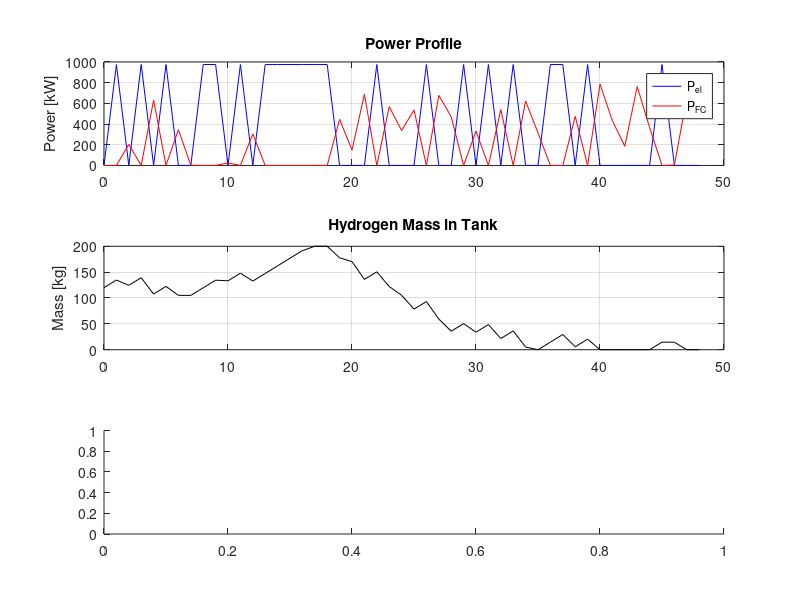

This figure's MATLAB source: (Note: this script raises an error after producing the figure.)
 % 2nd level HESS Model
 % Author: Aly Khedr 
 % Description: HESS model wihth detailed electrolyzer electrochmeical
 % model
clear; clc; close all;

%% --- Input Data ---
dt = 1;                      % Time step [hr]
T = 48;                      % Simulation time [hr]
time = 0:dt:T;

% Constants
F = 96485;                   % Faraday constant [C/mol]
R = 8.314;                   % Universal gas constant [J/mol/K]
T_el = 350;                  % Electrolyzer temperature [K]
LHV_H2 = 33.33;              % [kWh/kg]
H_H2_h = 39.4e6;             % High heating value [J/kg]
M_H2 = 0.002016;             % H2 molar mass [kg/mol]
Z = 1.1;                     %compressibility factor

% Electrolyzer parameters
V_el_r = 1.23;               % Reversible voltage [V]
beta_H2O = 1;                % Water activity
Omega_el = 0.2;              % Internal resistance [Ohm·cm^2]
sigma_p = 0.5; sigma_n = 0.5;% Transfer coefficients
ip = 1e-4; in_ = 1e-3;       % Exchange current densities [A/cm^2]
A_el = 1000;                 % Active area [cm^2]
N_el = 400;                  % Number of cells
k_el = 1;                    % Unit scaling

% Gas permeabilities and membrane
epsilon_H2 = 2e-10; epsilon_O2 = 1e-10; epsilon_H2p = 1e-10; % [mol/cm/s/bar]
L = 0.0178;                  % Membrane thickness [cm]
xi_H2 = 0.01; xi_O2 = 0.01;  % Fitting params [bar·cm^2/A]
P_H2 = 5; P_O2 = 5;          % Electrolyzer output pressure [bar]

% Compressor constants
 eta_C = 0.75;gamma = 1.4;
P_inlet = 5e5; P_outlet = 35e5;

% Tank constants
T_tank = 300; V_tank = 7.5; max_mass_H2 = 200; % kg

%% === Initialize Variables ===
n_H2 = zeros(1, length(time));
P_tank = zeros(1, length(time));
P_C = zeros(1, length(time));
P_el = zeros(1, length(time));
P_fc = zeros(1, length(time));
m_dot_el = zeros(1, length(time));
m_dot_fc = zeros(1, length(time));
eta_el = zeros(1,length(time));
eta_F = zeros(1,length(time));

% Initial mass and pressure
n_H2(1) = 0.6 * max_mass_H2 / M_H2;
P_tank(1) = 20; 

%% === Generate Random Power Profile ===
max_power = 800; rng(1);
for t = 2:length(time)
    if rand < 0.5
        P_el(t) = rand * max_power;
        P_fc(t) = 0;
    else
        P_el(t) = 0;
        P_fc(t) = rand * max_power;
    end
end

%% === Main Loop ===
for t = 2:length(time)
    Pel = P_el(t); Pfc = P_fc(t);

    % Fuel Cell
    if Pfc > 0
        m_dot_fc(t) = Pfc / (0.60 * LHV_H2);
    end

    % Electrolyzer model if active
    if Pel > 0
        % Assume constant current density i
        i = 1.0;  % A/cm^2 

        % Pressures
        PH2_n = P_H2 + xi_H2 * (1 + epsilon_H2p / epsilon_H2) * i;
        PO2_p = P_O2 + xi_O2 * i;

        % Voltage calculation
        V_log = R * T_el / (2 * F) * log((P_H2 * sqrt(P_O2)) / beta_H2O);
        V_ohmic = Omega_el * i;
        V_anode = (R * T_el / (sigma_p * F)) * asinh(i / (2 * ip));
        V_cathode = (R * T_el / (sigma_n * F)) * asinh(i / (2 * in_));
        V_el = V_el_r + V_log + V_ohmic + V_anode + V_cathode;

        % Power
        P_el(t) = N_el * V_el * i * A_el / 1000; % [W] to [kW]

        % Faraday efficiency
        eta_F = 1 - (2 * F * epsilon_H2 * PH2_n + 4 * F * epsilon_O2 * PO2_p + ...
            2 * F * epsilon_H2p * (PH2_n - PO2_p)) / L;

        % Hydrogen production
        m_dot_el(t) = ((k_el * N_el * eta_F * i * A_el) / (2 * F))* M_H2 * 3600;  % kg/h
      
        % Electrolyzer efficiency
        eta_el(t) = (m_dot_el(t)/3600 * H_H2_h) / (P_el(t)*1000);  
    end

    % Convert to mol/h
    n_dot_el = m_dot_el(t) / M_H2;
    n_dot_fc = m_dot_fc(t) / M_H2;

    % Update tank content
    n_H2(t) = n_H2(t-1) + (n_dot_el - n_dot_fc);
    n_H2(t) = min(max(n_H2(t), 0), max_mass_H2 / M_H2);

    % Tank pressure
     P_tank(t) = P_tank(t-1) + ...
    (Z * R * T_tank / max_mass_H2) * (m_dot_el(t) - m_dot_fc(t)) * dt;

    % Apply safety limits (20–50 bar)
    P_tank(t) = min(max(P_tank(t), 20), 50);
    % Compressor
     if m_dot_el(t) > 0
        P_C(t) = (m_dot_el(t) * R * T_el) / (eta_C * (gamma - 1)) * ...
                 ((P_outlet / P_inlet)^((gamma - 1)/gamma) - 1) / 1000;  % [kW]
    else
        P_C(t) = 0;
    end


end

%% === Plot ===
P_C_kW = P_C ;
mass_H2 = n_H2 * M_H2;

figure;
subplot(3,1,1);
plot(time, P_el, 'b', time, P_fc, 'r');
title('Power Profile'); ylabel('Power [kW]'); legend('P_{el}', 'P_{FC}'); grid on;

subplot(3,1,2);
plot(time, mass_H2, 'k');
title('Hydrogen Mass in Tank'); ylabel('Mass [kg]'); grid on;

subplot(3,1,3);
yyaxis left; plot(time, P_C_kW, 'm'); ylabel('Compressor Power [kW]');
yyaxis right; plot(time, P_tank, 'g--'); ylabel('Tank Pressure [bar]');
title('Compressor & Tank'); xlabel('Time [hr]'); legend('P_C', 'P_{tank}'); grid on;







